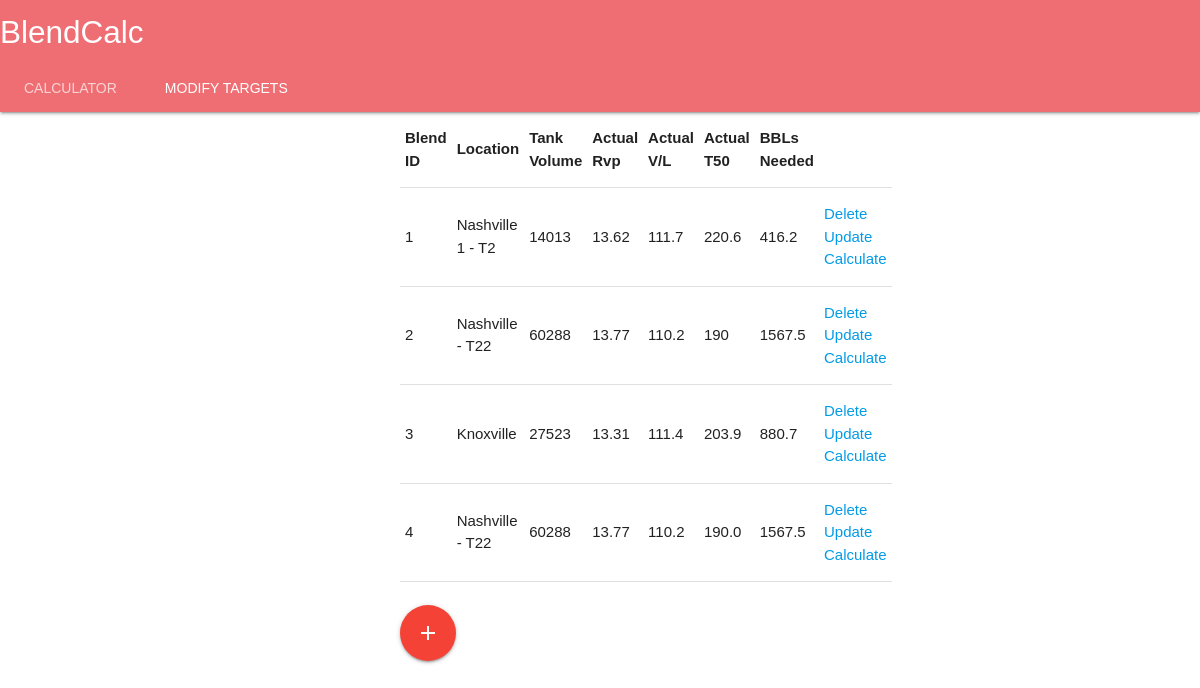
Before: / with the older database file.
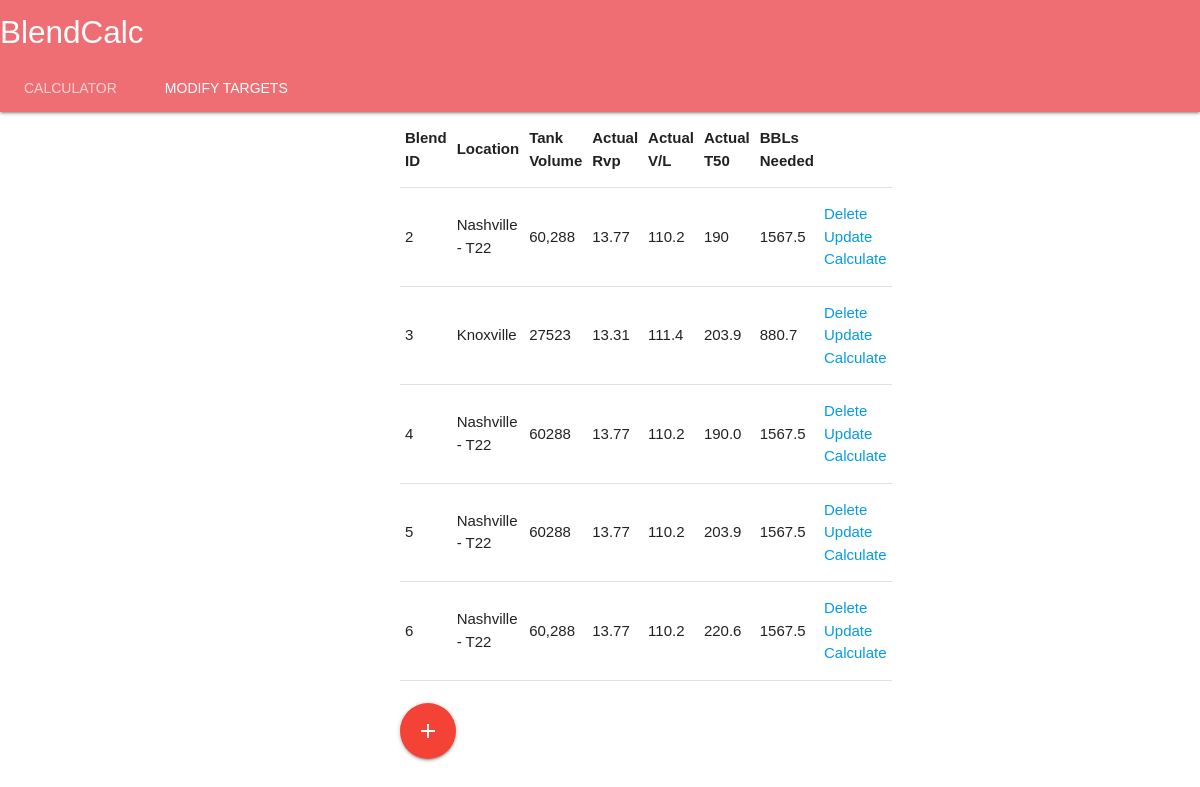
After: the same page with the newer database file.
### app.py (models this page shows, shortened)
class Blend(db.Model):
    id = db.Column(db.Integer, primary_key=True)
    location = db.Column(db.String(200), nullable=False)
    tankvolume = db.Column(db.String(200), default=0)
    actualrvp = db.Column(db.String(200), nullable=False)
    actualvl = db.Column(db.String(200), nullable=False)
    actualt50 = db.Column(db.String(200))
    finalcalc = db.Column(db.String(200))

### app.py (the view)
@app.route('/')
def index():
    blends = Blend.query.order_by(Blend.id).all()
    return render_template("index.html", blends=blends)

### templates/index.html (shortened to what this page needs)
{% extends "base.html" %}
{% block body %}
    <div class="content">
        {% if blends|length < 1 %}
        {% else %}
            <table>
                <tr>
                    <th>Blend ID</th>
                    <th>Location</th>
                    <th>Tank Volume</th>
                    <th>Actual Rvp</th>
                    <th>Actual V/L</th>
                    <th>Actual T50</th>
                    <th>BBLs Needed</th>
                </tr>
                {% for bl in blends %}
                    <tr>
                        <td>{{ bl.id }}</td>
                        <td> {{ bl.location }} </td>
                        <td> {{ bl.tankvolume }} </td>
                        <td> {{ bl.actualrvp }} </td>
                        <td> {{ bl.actualvl }} </td>
                        <td> {{ bl.actualt50 }} </td>
                        <td> {{ bl.finalcalc }} </td>
                        <td>
                            <a href="/delete/{{ bl.id }}">Delete</a>
                            <br>
                            <a href="/update/{{ bl.id }}">Update</a>
                            <br>
                            <a href="/autocalc/{{ bl.id }}">Calculate</a>
                        </td>
                    </tr>
                {% endfor %}
            </table>
        {% endif %}
        <br>
        <a href="/newblend/" class="btn-floating btn-large waves-effect waves-light red"><i
                class="material-icons">add</i></a>
    </div>
{% endblock %}

### templates/base.html (shortened to what this page needs)
<!DOCTYPE html>
<html lang="en">
<head>
    <link rel="stylesheet" href="{{ url_for('static', filename='css/main.css') }}">
    <link rel="stylesheet" href="https://cdnjs.cloudflare.com/ajax/libs/materialize/1.0.0/css/materialize.min.css">
    <nav class="nav-extended">
        <div class="nav-wrapper">
            <a href="#" class="brand-logo">BlendCalc</a>
        </div>
        <div class="nav-content">
            <ul class="tabs tabs-transparent">
                <li class="tab"><a href="/">Calculator</a></li>
                <li class="tab"><a class="active" href="/update_targets">Modify Targets</a></li>
            </ul>
        </div>
    </nav>
</head>
<body>
{% block body %}
{% endblock %}
</body>
</html>

### static/CSS/main.css (style rules this page uses)
body, html { margin: 0; font-family: sans-serif; }
.content { margin: 0 auto; width: 400px; }
table, td, th { border: 1px solid #aaa; }
table { border-collapse: collapse; width: 100%; }
th { height: 30px; }
td { text-align: center; padding: 5px; }

Changed rows visible on the page:
removed Blend: id "1", location "Nashville 1 - T2", tankvolume "14013", actualrvp "13.62", actualvl "111.7", actualt50 "220.6", finalcalc "416.2"
changed Blend id 2: tankvolume "60288" → "60,288"
added Blend: id "5", location "Nashville - T22", tankvolume "60288", actualrvp "13.77", actualvl "110.2", actualt50 "203.9", finalcalc "1567.5"
added Blend: id "6", location "Nashville - T22", tankvolume "60,288", actualrvp "13.77", actualvl "110.2", actualt50 "220.6", finalcalc "1567.5"
